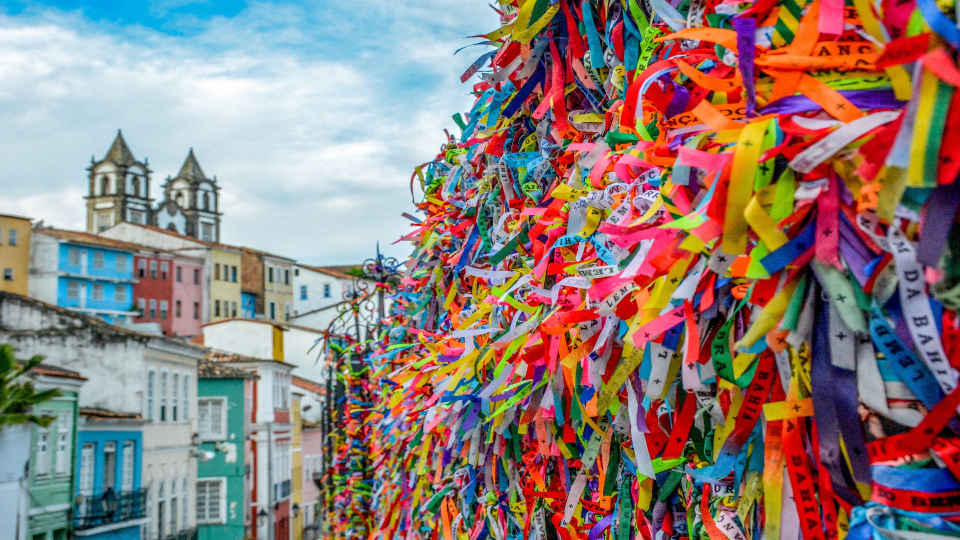
#> input picture VC - Mod01/VC_M1A4 - Introdução a OpenCV/bahia.jpeg, 1920 x 1080 px (shown at 1/2 size)
$ jupyter execute --allow-errors 'M1A4 - Introdução a OpenCV.ipynb'   (shell and % lines are left out)   (text cells are left out)
#> lines starting #> are read from the running program, lines starting #| are printed output that depends on the picture
[cell 1]
import numpy as np
import matplotlib.pyplot as plt
import cv2

[cell 2]
# TODO Atualize o path da imagem.
image = cv2.imread("./bahia.jpeg")
#> image is the input picture: shape (1080, 1920, 3); mean B, G, R 121.8, 126.2, 143

[cell 3]
print(type(image))
#| <class 'numpy.ndarray'>

[cell 4]
plt.imshow(image)

[cell 5]
gain = np.clip(image /255 * 1.001, 0, 1)
plt.imshow(gain)

[cell 6]
image_rgb = cv2.cvtColor(image, cv2.COLOR_BGR2RGB)
gain_rgb = np.clip(image_rgb /255 * 1.001, 0, 1)
plt.imshow(gain_rgb)

[cell 7]
crop = image_rgb[0:500, 0:500]
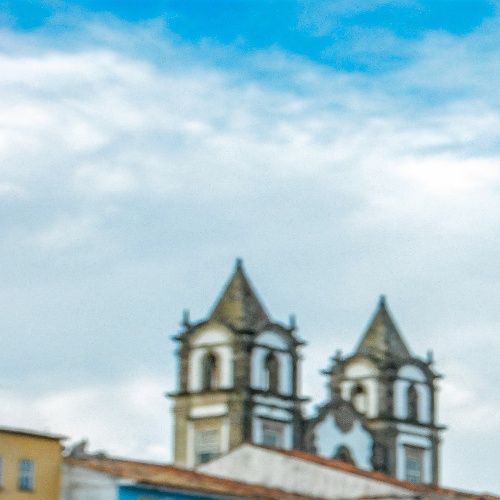
#> crop: shape (500, 500, 3); mean R, G, B 168.7, 199.6, 209.8
plt.imshow(crop)

[cell 8]
larger = cv2.resize(image_rgb, (int(image.shape[1] * 4), int(image.shape[0] * 4)))
plt.imshow(larger)
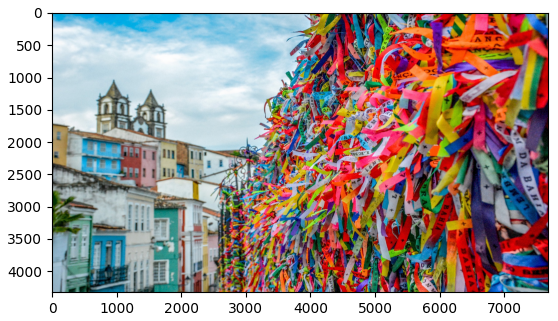
#> figure drawn by matplotlib, 1 panel

[cell 9]
image_rio = cv2.imread("./rio.jpeg")
print(type(image_rio))
#| <class 'NoneType'>
#> (the rest of this cell did not finish here and is left out)

#> (a cell that did not finish here is left out)

#> (a cell that did not finish here is left out)

#> (a cell that did not finish here is left out)

[cell 13]
cap = cv2.VideoCapture(0)
try:
    while cap.isOpened():
        ret, frame = cap.read()
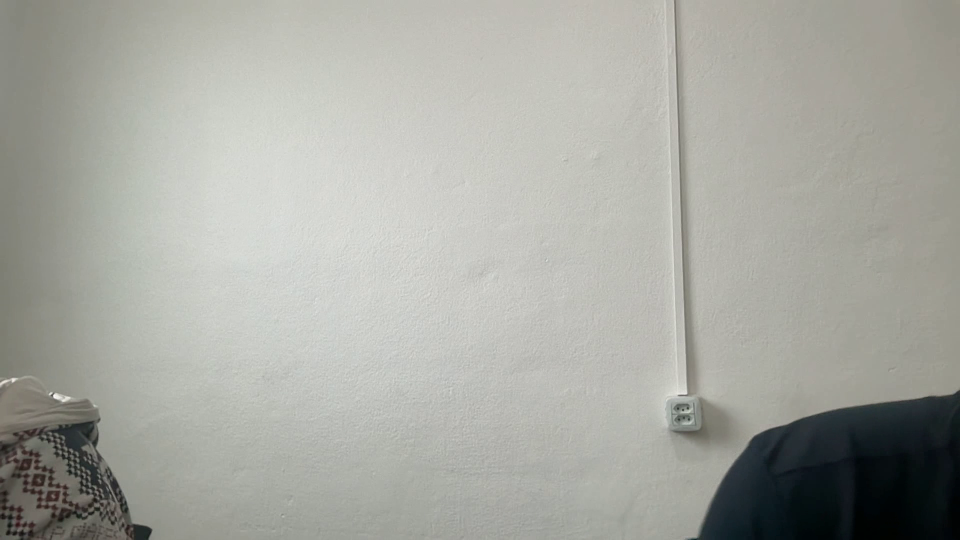
#> input picture frame 11 of VC - Mod01/VC_M1A4 - Introdução a OpenCV/saída_webcam.mp4, 1920 x 1080 px, given in place of the camera (shown at 1/2 size)
#> frame is the input picture: shape (1080, 1920, 3); mean B, G, R 161.1, 167.9, 166.9
        if not ret:
            print("Falha ao capturar frame")
            break
        cv2.imshow("Pressione 'q' para sair. ",frame)
        key = cv2.waitKey(1)
#> (key q is pressed here)
        if key == ord('q'):
            break


finally:
    cap.release()
    for i in range(5):
        cv2.waitKey(1)
    # DestroyAllWindows buga ao fechar
    cv2.destroyAllWindows()

[cell 14]
cap = cv2.VideoCapture(0)

if not cap.isOpened():
    print("Deu ruim")
    exit()

print("passei do cap")
width  = int(cap.get(cv2.CAP_PROP_FRAME_WIDTH))
height = int(cap.get(cv2.CAP_PROP_FRAME_HEIGHT))
fps = int(cap.get(cv2.CAP_PROP_FPS)) or 30

fourcc = cv2.VideoWriter_fourcc(*'mp4v')
out = cv2.VideoWriter(
    "saída_webcam.mp4",
    fourcc,
    fps,
    (width, height)
)

try:
    while cap.isOpened():
        ret, frame = cap.read()
        if not ret:
            print("Falha ao capturar frame")
            exit()
        out.write(frame)
        cv2.imshow("Pressione 'q' para sair. ",frame)
        key = cv2.waitKey(1)
#> (key q is pressed here)
        if key == ord('q'):
            break

finally:
    cap.release()
    out.release()
    cv2.destroyAllWindows()
    for i in range(5):
        cv2.waitKey(1)
    print("Video Salvo.")
